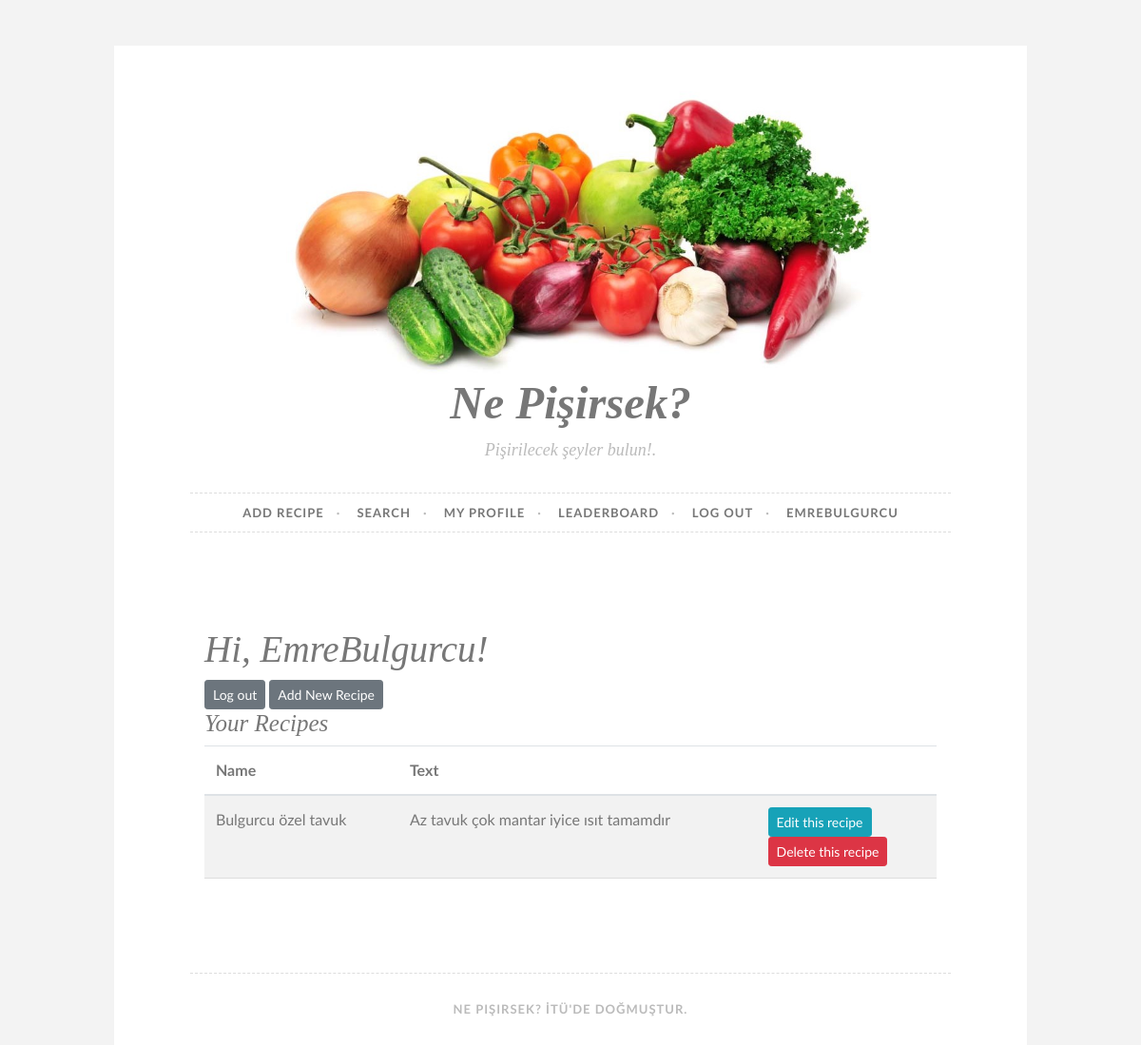
The page /profile (signed in) on the database its author committed.
### main.py (models this page shows, shortened)
class Recipe(db.Model):
	__tablename__ = 'Recipe'
	id = db.Column(db.Integer, primary_key = True)
	name = db.Column(db.String(100))
	text = db.Column(db.Text)
	category_id = db.Column(db.Integer, db.ForeignKey('RecipeCategory.id'), nullable=False)
	user_id = db.Column(db.Integer, db.ForeignKey('User.id'), nullable=False)
	add_date = db.Column(db.DateTime)
	last_edit_date = db.Column(db.DateTime)

### main.py (the view)
@app.route('/profile', methods=['POST', 'GET'])
def profile():
	if check_if_user_logged_in():
		user_id = session["user_id"]
		recipes = Recipe.query.filter_by(user_id=user_id)
		return render_template('profile.html', username=session["username"], recipes=recipes)
	else:
		return render_template('log_in.html')

### main.py (called while the page is built)
def check_if_user_logged_in():
	if not "logged_in" in session:
		user_logged_in = False
		session["logged_in"] = False
	else:
		user_logged_in = session["logged_in"]
	return user_logged_in

### templates/profile.html (shortened to what this page needs)
<!DOCTYPE html>
<html lang="en">
<head>
    <link rel="stylesheet" href="https://maxcdn.bootstrapcdn.com/bootstrap/4.0.0/css/bootstrap.min.css">
    	<link rel="stylesheet" id="all-css-0-1" href="/static/css/1.css" type="text/css" media="all">
	<link rel="stylesheet" id="button-2-fonts-css" href="/static/css/2.css" type="text/css" media="all">
</head>
<body>
     <div id="page" class="hfeed site">
			<header id="masthead" class="site-header" role="banner">
				<div class="site-branding">
					<img width="663" height="260" src="{{ url_for('static', filename='images/yemekler.jpg') }}" >
					<h1 class="site-title">Ne Pişirsek?</a></h1>
					<p class="site-description">Pişirilecek şeyler bulun!.</p>
				</div>
			</header>
			<nav id="site-navigation" class="main-navigation" role="navigation">
				<div >
					<ul >
						<li id="menu-item-271" class="menu-item menu-item-type-post_type menu-item-object-page menu-item-271"><a href="{{url_for("add_recipe")}}">Add Recipe</a></li>
						<li id="menu-item-272" class="menu-item menu-item-type-post_type menu-item-object-page menu-item-272"><a href="{{url_for("search")}}">Search</a></li>
						<li id="menu-item-273" class="menu-item menu-item-type-post_type menu-item-object-page menu-item-273"><a href="{{url_for("profile")}}">My Profile</a></li>
						<li id="menu-item-272" class="menu-item menu-item-type-post_type menu-item-object-page menu-item-272"><a href="{{url_for("leaderboard")}}">Leaderboard</a></li>
						<li id="menu-item-274" class="menu-item menu-item-type-post_type menu-item-object-page menu-item-274"><a href="{{url_for("log_out")}}">Log out</a></li>
						<li id="menu-item-275" class="menu-item menu-item-type-post_type menu-item-object-page menu-item-274">{{username}}</li>
					</ul>
				</div>
			</nav>
            <div name="main_profile" style = "margin-Top:100px" class="container">
                <h2>Hi, {{ username }}!</h2>
                <a href="{{url_for("log_out")}}"  class = "btn btn-secondary btn-sm">Log out</a>
                <a href="{{url_for("add_recipe")}}"  class = "btn btn-secondary btn-sm">Add New Recipe</a>
                <br>
                <h4>Your Recipes</h4>
                <div>
                {% if recipes == []%}
                    <div class="alert alert-warning" role="alert">
                        There is no recipe.
                    </div>
                {% else %}
                <table class="table table-striped ">
                <thead>
                <tr>
                  <th scope="col">Name</th>
                  <th scope="col">Text</th>
                  <th scope="col"></th>
                </tr>
                </thead>
                <tbody>
                {% for recipe in recipes: %}
                <tr>
                    <td>{{recipe.name}}</td>
                    <td>{{recipe.text}}</td>
                    <td><a name="edit" href="{{url_for("edit_recipe", recipe_id=recipe.id)}}" class = "btn btn-info  btn-sm">Edit this recipe</a>
                    <br>
                     <a name="delete" href="{{url_for("delete_recipe", recipe_id=recipe.id)}}" class = "btn btn-danger btn-sm">Delete this recipe</a></td>
                </tr>
                {% endfor %}
                </tbody>
                </table>
                {% endif%}
                </div>
            </div>
			<footer id="colophon" class="site-footer" role="contentinfo">
				<div class="footer-widgets clear">
				</div>
				<div class="site-info">
					<a>Ne Pişirsek? İTÜ'de doğmuştur. </a>
				</div>
			</footer>
		</div>
</body>
</html>

### static/css/1.css (style rules this page uses)
html { font-family:sans-serif; -webkit-text-size-adjust:100%; -ms-text-size-adjust:100% }
body { margin:0 }
article,aside,details,figcaption,figure,footer,header,main,menu,nav,section,summary { display:block }
a { background-color:transparent }
h1 { margin:.67em 0; font-size:2em }
img { border:0 }
table { border-spacing:0; border-collapse:collapse }
td,th { padding:0 }
body,button,input,select,textarea { font-family:Lato,Helvetica,sans-serif; font-size:16px; font-size:1rem; line-height:1.6; color:#777 }
h1,h2,h3,h4,h5,h6 { clear:both; font-family:Lora,Garamond,serif; font-weight:400; font-style:italic; line-height:1.2 }
h1 { font-size:3.052em }
h2 { font-size:2.441em }
h4 { font-size:1.563em }
p { margin-bottom:1.5em }
html { box-sizing:border-box }
*,*:before,*:after { box-sizing:inherit }
body { background:#f3f3f3; background-size:50px auto }
ul,ol { margin:0 0 1.5em 3em; padding-left:0 }
ul { list-style:disc }
img { max-width:100%; height:auto }
table { width:100%; margin:0 0 1.5em }
td,th { padding:5px 3px; border-bottom:1px solid #ddd }
th { border-bottom:3px solid #ddd }
a { color:#f78769 }
.main-navigation { display:block; clear:both; width:100%; margin:2.25em auto 4.5em; padding:.75em 0; font-size:13px; font-weight:700; letter-spacing:1px; text-transform:uppercase }
.main-navigation ul { margin:0; padding:0; list-style:none }
.main-navigation li { list-style:none }
.main-navigation a { display:block; width:100%; margin:.75em 0 0; padding:.75em 0 0; text-decoration:none; border-top:1px dashed #ddd }
.main-navigation ul { display:none }
@media screen and (min-width:40.063em) { .main-navigation { border-top:1px dashed #ddd; border-bottom:1px dashed #ddd } }
@media screen and (min-width:40.063em) { .main-navigation ul { display:block } }
.clear:before,.clear:after,.entry-content:before,.entry-content:after,.comment-content:before,.comment-content:after,.site-header:before,.site-header:after,.site-content:before,.site-content:after,.site-footer:before,.site-footer:after { display:table; content:"" }
.clear:after,.entry-content:after,.comment-content:after,.site-header:after,.site-content:after,.site-footer:after { clear:both }
.footer-widgets { margin:27px 0 0; padding:27px 0 0; border-top:1px dashed #ddd }
.site { position:relative; margin:0 auto; padding:1.75em; background-color:#fff }
.site-footer { clear:both; width:100%; margin:4.5em 0 0 }
.site-header { text-align:center }
.site-title { margin:0; font-family:Lora,Garamond,serif; font-size:2.441em; font-weight:700; font-style:italic; line-height:1.2 }
.site-description { margin:.5em 0 .25em; font-family:Lora,Garamond,serif; font-size:18px; font-style:italic; line-height:1.2; color:#bbb }
.site-info { font-size:13px; font-weight:700; text-align:center; letter-spacing:1px; text-transform:uppercase; color:#bbb }
.site-info a,.site-info a:visited { transition:.3s; text-decoration:none; color:#bbb }
@media only screen and (min-width:40.063em) { .site { width:80%; margin:3em auto; padding:3em 2em } }
@media only screen and (min-width:40.063em) { .site-title { font-size:3.052em } }
@media only screen and (min-width:40.063em) { .main-navigation { padding:0; text-align:center } }
@media only screen and (min-width:40.063em) { .main-navigation ul { list-style:none } }
@media only screen and (min-width:40.063em) { .main-navigation li { position:relative; display:inline-block; margin-top:0; padding:0 .5em; border-top:0 } }
@media only screen and (min-width:40.063em) { .main-navigation li a:after { display:inline; margin-left:1em; content:"\00B7"; color:#bbb } }
@media only screen and (min-width:40.063em) { .main-navigation a { display:block; margin:0; padding-top:.75em; padding-bottom:.75em; transition:.3s; text-decoration:none; color:#777; border:0 } }
@media only screen and (min-width:64.063em) { .site { max-width:1142px; padding:3em } }
@media only screen and (min-width:75em) { .site { padding:3em 5em } }

### rows shown on the page
Recipe: name "Bulgurcu özel tavuk", text "Az tavuk çok mantar iyice ısıt tamamdır"

### other values the page prints
{{ username }} "EMREBULGURCU"
{{ username }} "EmreBulgurcu"
